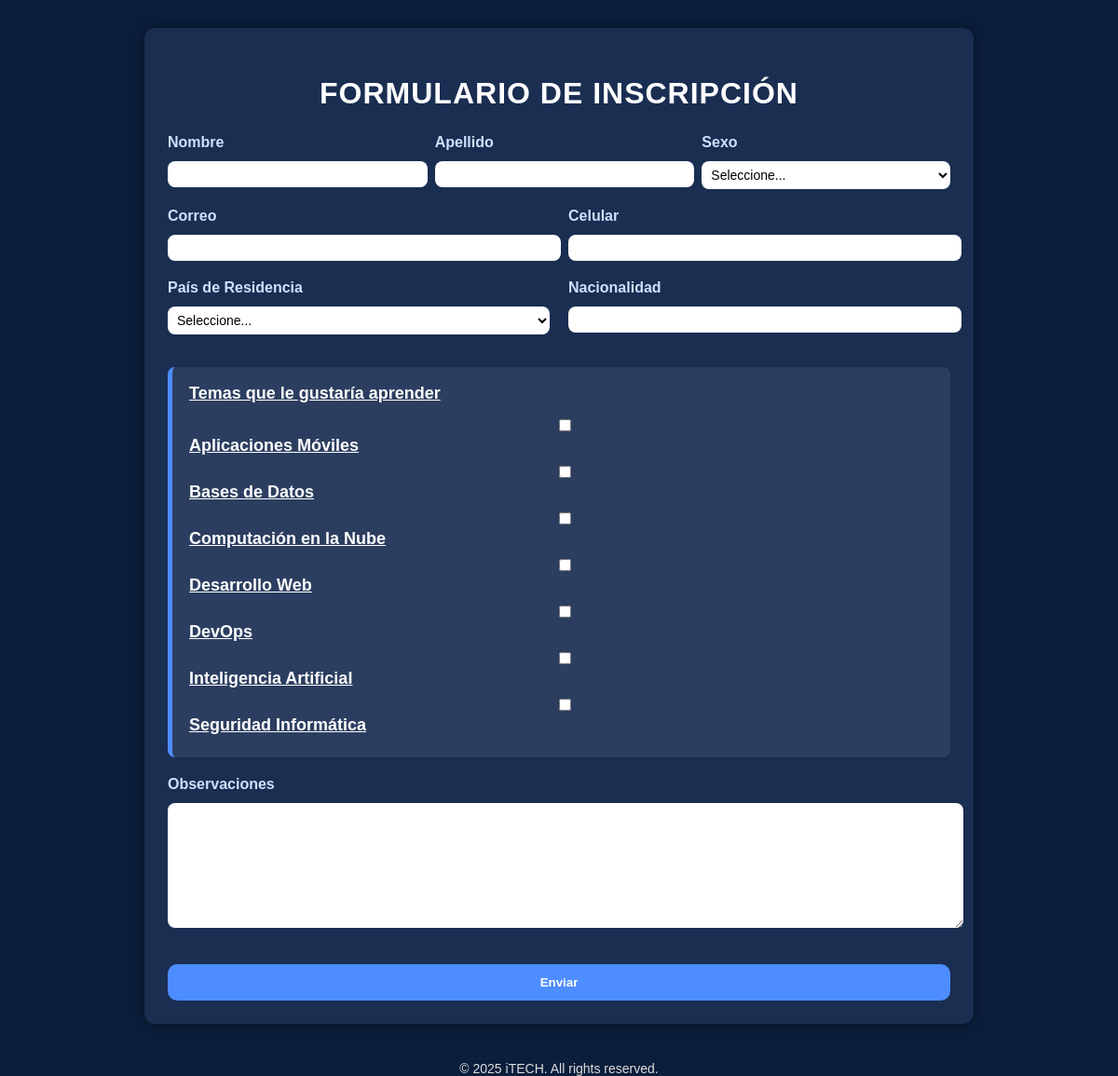
The page / on the database its author committed.
### tables this page shows
CREATE TABLE IF NOT EXISTS areas_interes (
  id INT AUTO_INCREMENT PRIMARY KEY,
  name VARCHAR(150) NOT NULL UNIQUE
);

### index.php (the view, shortened to what this page needs)
<?php
$con = new Conexion();
$pdo = $con->pdo;
$stmt = $pdo->query("SELECT name FROM areas_interes ORDER BY name ASC");
$intereses_lista = $stmt->fetchAll(PDO::FETCH_ASSOC);
?>
<!DOCTYPE html>
<html lang="es">
<head>
    <link rel="stylesheet" href="css/estilo.css">
</head>
<body>
<div class="container">
    <h2>Formulario de Inscripción</h2>
    <form method="POST">
        <div class="fila-horizontal">
            <div class="grupo">
                <label>Nombre</label>
                <input type="text" name="nombre" required>
            </div>
            <div class="grupo">
                <label>Apellido</label>
                <input type="text" name="apellido" required>
            </div>
            <div class="grupo">
                <label>Sexo</label>
                <select name="genero" required>
                    <option value="">Seleccione...</option>
                </select>
            </div>
        </div>
        <div class="fila-horizontal">
            <div class="grupo">
                <label>Correo</label>
                <input type="email" name="correo" required>
            </div>
            <div class="grupo">
                <label>Celular</label>
                <input type="text" name="telefono" required>
            </div>
        </div>
        <div class="fila-horizontal">
            <div class="grupo">
                <label>País de Residencia</label>
                <select name="pais" required>
                    <option value="">Seleccione...</option>
                </select>
            </div>
            <div class="grupo">
                <label>Nacionalidad</label>
                <input type="text" name="nacionalidad" required>
            </div>
        </div>
        <div class="grupo checklist-box">
            <label>Temas que le gustaría aprender</label>
            <div class="checkboxes">
                <?php foreach ($intereses_lista as $int): ?>
                    <label>
                        <input type="checkbox" name="temas[]" value="<?= $int['name'] ?>">
                        <?= $int['name'] ?>
                    </label>
                <?php endforeach; ?>
            </div>
        </div>
        <div class="grupo">
            <label>Observaciones</label>
            <textarea name="observaciones"></textarea>
        </div>
        <button type="submit" class="btn">Enviar</button>
    </form>
</div>
<footer>
    © <?= date("Y") ?> iTECH. All rights reserved.
</footer>
</body>
</html>

### Css/estilo.css (style rules this page uses)
body { background-color: #0b1e3b; font-family: Arial, sans-serif; color: #ffffff; margin: 0; padding: 0; }
.container { width: 70%; margin: 30px auto; background: #1a2e52; padding: 25px; border-radius: 12px; box-shadow: 0 0 15px rgba(0,0,0,0.4); }
h2 { text-align: center; font-weight: bold; color: #ffffff; font-size: 32px; margin-bottom: 25px; text-transform: uppercase; letter-spacing: 1px; }
.grupo { margin-bottom: 20px; }
label { font-weight: bold; display: block; margin-bottom: 6px; color: #cfe0ff; }
input, select, textarea { width: 100%; padding: 7px; border-radius: 8px; border: none; margin-top: 5px; background: #ffffff; color: #000; font-size: 14px; }
textarea { height: 120px; }
.fila-horizontal { display: flex; gap: 20px; flex-wrap: wrap; }
.fila-horizontal .grupo { flex: 1; min-width: 200px; }
.fila-horizontal .grupo input, .fila-horizontal .grupo select { padding: 6px; font-size: 14px; }
.checklist-box { padding: 18px; background: rgba(255,255,255,0.08); border-left: 5px solid #4d8dff; border-radius: 8px; margin-top: 15px; margin-bottom: 20px; }
.checklist-box label { font-size: 18px; font-weight: bold; color: #ffffff; margin-bottom: 12px; text-decoration: underline; }
.checkboxes label { display: block; margin-bottom: 6px; }
.btn { width: 100%; padding: 12px; background: #4d8dff; color: white; border-radius: 10px; cursor: pointer; font-weight: bold; border: none; margin-top: 15px; }
footer { margin-top: 40px; text-align: center; color: #dddddd; font-size: 14px; }

### rows shown on the page
areas_interes: name "Aplicaciones Móviles"
areas_interes: name "Bases de Datos"
areas_interes: name "Computación en la Nube"
areas_interes: name "Desarrollo Web"
areas_interes: name "DevOps"
areas_interes: name "Inteligencia Artificial"
areas_interes: name "Seguridad Informática"
